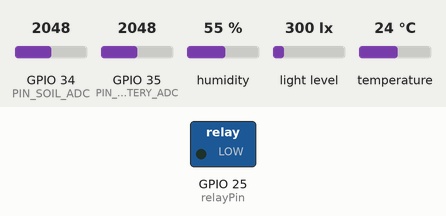
Recording of a program running on a simulated ESP32. Parts: switched loads named in the program (green lamp = pin HIGH). The test bench sets the inputs (shaded band); at power-on: GPIO 34 (PIN_SOIL_ADC) = 2048, GPIO 35 (PIN_BATTERY_ADC) = 2048, humidity 55 %, light level 300 lx, temperature 24 °C (analog values on the 0–4095 scale). WiFi joins after 1.5 s; servers stay silent unless stated; storage starts empty; EEPROM starts erased; what the program prints to the serial monitor is not drawn.

Above: at 0.1 s.
At 90.6 s:
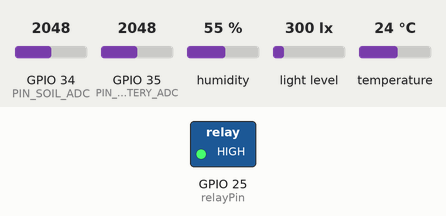
Timing chart, 0 to 92.1 s (numbered marks = the images above):
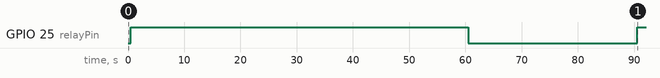

Measured:
- by itself, GPIO 25 (relayPin): LOW → HIGH at 0.52 s, → LOW 60.0 s later, → HIGH 30.0 s later

The program:

main.cpp
```cpp
/**
 * @file main.cpp
 * @brief Smart Greenhouse – system entry point.
 *
 * Performs one-time hardware setup (Serial, I²C, ADC) then spawns all
 * FreeRTOS tasks. The Arduino loop() is intentionally empty; all work is
 * done inside tasks.
 *
 * Task map:
 *   Core 0 ── SensorTask   (priority 2)  reads BME280 + capacitive soil sensor
 *   Core 0 ── BatteryTask  (priority 1)  reads 3S LiPo voltage via ADC divider
 *   Core 0 ── PumpTask     (priority 3)  watering control loop + safety timeout
 *   Core 0 ── HistoryTask  (priority 1)  5-min ring-buffer snapshots (24 h)
 *   Core 1 ── WiFiTask     (priority 5)  WiFi station / AP provisioning
 *   Core 1 ── WebTask      (priority 2)  async HTTP + WebSocket broadcaster
 */

#include <Arduino.h>
#include <Wire.h>
#include "config.h"
#include "logging/PersistentLog.h"
#include "tasks/SensorTask.h"
#include "tasks/BatteryTask.h"
#include "tasks/PumpTask.h"
#include "tasks/HistoryTask.h"
#include "tasks/WiFiTask.h"
#include "tasks/WebTask.h"

void setup() {
    Serial.begin(115200);
    Serial.println("\n\n=== Smart Greenhouse booting ===");

    // ── I²C bus (BME280 / AHT20) ──────────────────────────────────────────────
    Wire.begin(PIN_I2C_SDA, PIN_I2C_SCL);
    Wire.setClock(400000);  // Fast-mode 400 kHz

    // ── ADC – configure both channels here, before any task starts.
    // In Arduino-ESP32 v3.x the attenuation must be set before the FreeRTOS
    // scheduler hands control to a task, otherwise the first reads return 0.
    analogReadResolution(BATTERY_ADC_BITS);                  // 12-bit, 0-4095
    analogSetPinAttenuation(PIN_SOIL_ADC,    ADC_11db);      // 0-3.6 V on GPIO34
    analogSetPinAttenuation(PIN_BATTERY_ADC, ADC_11db);      // 0-3.6 V on GPIO35
    // Dummy reads to flush the ADC channel initialisation
    (void)analogRead(PIN_SOIL_ADC);
    (void)analogRead(PIN_BATTERY_ADC);

    // ── Mount LittleFS for persistent log storage ─────────────────────────────
    PersistentLog::instance().begin();

    // ── Spawn tasks ────────────────────────────────────────────────────────────
    // WiFi must start first; WebTask blocks on EVT_WIFI_READY.
    WiFiTask::start();
    WebTask::start();

    SensorTask::start();
    BatteryTask::start();
    PumpTask::start();
    HistoryTask::start();

    Serial.println("All tasks started.");
}

void loop() {
    // Intentionally empty – FreeRTOS tasks handle all work.
    vTaskDelete(nullptr);
}
```

PumpController.cpp
```cpp
/**
 * @file PumpController.cpp
 * @brief PumpController implementation.
 */

#include "PumpController.h"
#include <Arduino.h>
#include <esp_log.h>

static const char* TAG = "Pump";

PumpController::PumpController(int relayPin, bool activeLow)
    : m_pin(relayPin), m_activeLow(activeLow) {}

void PumpController::init() {
    pinMode(m_pin, OUTPUT);
    writeRelay(false);  // Ensure pump is off at startup
    ESP_LOGI(TAG, "Relay on GPIO %d  active-%s", m_pin, m_activeLow ? "LOW" : "HIGH");
}

bool PumpController::turnOn(uint32_t maxRunTimeS) {
    if (m_running) {
        return true;  // Already running
    }
    // Enforce minimum rest period between cycles
    uint32_t now = millis();
    uint32_t minOffMs = PUMP_MIN_OFF_INTERVAL_S * 1000;
    if (m_lastOffAtMs > 0 && (now - m_lastOffAtMs) < minOffMs) {
        ESP_LOGD(TAG, "Blocked – minimum off-interval not yet elapsed (%lu ms remaining)",
                 minOffMs - (now - m_lastOffAtMs));
        return false;
    }

    m_maxRunTimeMs = maxRunTimeS * 1000;
    m_startedAtMs  = now;
    m_running      = true;
    writeRelay(true);
    ESP_LOGI(TAG, "Pump ON  (timeout %lu s)", maxRunTimeS);
    return true;
}

void PumpController::turnOff() {
    if (!m_running) {
        return;
    }
    writeRelay(false);
    m_lastOffAtMs = millis();
    m_running     = false;
    ESP_LOGI(TAG, "Pump OFF  (ran for %lu ms)", m_lastOffAtMs - m_startedAtMs);
}

void PumpController::tick() {
    if (!m_running) {
        return;
    }
    if (m_maxRunTimeMs > 0 && runningForMs() >= m_maxRunTimeMs) {
        ESP_LOGW(TAG, "Safety timeout reached – forcing pump OFF");
        turnOff();
    }
}

uint32_t PumpController::runningForMs() const {
    return m_running ? (millis() - m_startedAtMs) : 0;
}

void PumpController::writeRelay(bool on) {
    // Active-LOW: coil fires on LOW; active-HIGH: coil fires on HIGH
    digitalWrite(m_pin, (on ^ m_activeLow) ? HIGH : LOW);
}
```

PumpController.h
```cpp
/**
 * @file PumpController.h
 * @brief Controls the 12 V pump relay and enforces all safety constraints.
 *
 * The PumpController owns the relay GPIO. It exposes turn-on/off methods that
 * are aware of:
 *  - Relay polarity (active-LOW or active-HIGH, configured in config.h)
 *  - Maximum single-run duration (configurable safety timeout)
 *  - Minimum off-time between cycles (prevents rapid cycling)
 *
 * PumpTask is the only caller; no other code should drive the relay directly.
 */

#pragma once

#include <cstdint>
#include "config.h"

/**
 * @brief Low-level relay driver with built-in safety interlocks.
 *
 * Call init() once from setup, then use turnOn() / turnOff() / tick() from
 * the PumpTask loop. tick() must be called regularly so the controller can
 * enforce the configurable safety timeout without blocking.
 */
class PumpController {
public:
    /**
     * @brief Construct the controller.
     * @param relayPin    GPIO pin driving the relay coil.
     * @param activeLow   true if a LOW signal energises the relay (common for
     *                    blue/red relay modules); false for active-HIGH modules.
     */
    explicit PumpController(int relayPin = PIN_RELAY, bool activeLow = RELAY_ACTIVE_LOW);

    /**
     * @brief Configure the relay GPIO as an output and ensure the pump is off.
     */
    void init();

    /**
     * @brief Attempt to energise the relay (turn the pump on).
     *
     * The request is silently ignored when:
     *  - The minimum off-interval has not elapsed since the last stop.
     *
     * @param maxRunTimeS  Hard-stop timer value in seconds (0 = disabled, use
     *                     with caution). The PumpTask passes the value from
     *                     PumpConfig::maxRunTimeS.
     * @return true if the pump was started; false if blocked by an interlock.
     */
    bool turnOn(uint32_t maxRunTimeS);

    /**
     * @brief De-energise the relay (turn the pump off).
     *        Safe to call even when the pump is already off.
     */
    void turnOff();

    /**
     * @brief Enforce the safety timeout.
     *
     * Must be called on every PumpTask iteration (every PUMP_TASK_PERIOD_MS).
     * Automatically calls turnOff() if the pump has been running longer than
     * the configured maximum duration.
     */
    void tick();

    /**
     * @brief Return true if the relay is currently energised.
     */
    bool isRunning() const { return m_running; }

    /**
     * @brief Elapsed run time in milliseconds (0 when pump is off).
     */
    uint32_t runningForMs() const;

private:
    /**
     * @brief Write the relay output pin, accounting for active-LOW polarity.
     * @param on true to energise the coil; false to de-energise it.
     */
    void writeRelay(bool on);

    int      m_pin;
    bool     m_activeLow;
    bool     m_running       = false;
    uint32_t m_startedAtMs   = 0;
    uint32_t m_lastOffAtMs   = 0;
    uint32_t m_maxRunTimeMs  = PUMP_DEFAULT_TIMEOUT_S * 1000;
};
```

SharedData.cpp
```cpp
/**
 * @file SharedData.cpp
 * @brief Implementation of the thread-safe SharedData singleton.
 */

#include "SharedData.h"
#include <esp_log.h>
#include <cstring>

static const char* TAG = "SharedData";

// ─────────────────────────────────────────────────────────────────────────────
// Singleton
// ─────────────────────────────────────────────────────────────────────────────

SharedData& SharedData::instance() {
    static SharedData inst;
    return inst;
}

SharedData::SharedData() {
    m_envMutex       = xSemaphoreCreateMutex();
    m_lightMutex     = xSemaphoreCreateMutex();
    m_soilCalMutex   = xSemaphoreCreateMutex();
    m_soilMutex      = xSemaphoreCreateMutex();
    m_battMutex      = xSemaphoreCreateMutex();
    m_pumpCfgMutex   = xSemaphoreCreateMutex();
    m_pumpStateMutex = xSemaphoreCreateMutex();
    m_histMutex      = xSemaphoreCreateMutex();
    events           = xEventGroupCreate();
    m_cmdQueue       = xQueueCreate(8, sizeof(PumpCommandMsg));

    if (!m_envMutex || !m_lightMutex || !m_soilCalMutex || !m_soilMutex || !m_battMutex ||
        !m_pumpCfgMutex || !m_pumpStateMutex || !m_histMutex ||
        !events || !m_cmdQueue) {
        ESP_LOGE(TAG, "Failed to allocate FreeRTOS primitives – heap too small?");
    }
}

// ─────────────────────────────────────────────────────────────────────────────
// Helper: acquire mutex, copy structure, release mutex
// ─────────────────────────────────────────────────────────────────────────────

/**
 * @brief Generic mutex-guarded getter.
 * @tparam T       Type of the stored structure.
 * @param mtx      Mutex that guards @p stored.
 * @param stored   The protected data member.
 * @return A private copy of @p stored.
 */
template <typename T>
static T lockedGet(SemaphoreHandle_t mtx, const T& stored) {
    T copy{};
    if (xSemaphoreTake(mtx, pdMS_TO_TICKS(100)) == pdTRUE) {
        copy = stored;
        xSemaphoreGive(mtx);
    }
    return copy;
}

/**
 * @brief Generic mutex-guarded setter.
 * @tparam T       Type of the stored structure.
 * @param mtx      Mutex that guards @p stored.
 * @param stored   The protected data member.
 * @param value    New value to write.
 */
template <typename T>
static void lockedSet(SemaphoreHandle_t mtx, T& stored, const T& value) {
    if (xSemaphoreTake(mtx, pdMS_TO_TICKS(100)) == pdTRUE) {
        stored = value;
        xSemaphoreGive(mtx);
    }
}

// ─────────────────────────────────────────────────────────────────────────────
// Environment
// ─────────────────────────────────────────────────────────────────────────────

EnvironmentReading SharedData::getEnvironment() const {
    return lockedGet(m_envMutex, m_env);
}

void SharedData::setEnvironment(const EnvironmentReading& r) {
    lockedSet(m_envMutex, m_env, r);
}

// ─────────────────────────────────────────────────────────────────────────────
// Light
// ─────────────────────────────────────────────────────────────────────────────

LightReading SharedData::getLight() const {
    return lockedGet(m_lightMutex, m_light);
}

void SharedData::setLight(const LightReading& r) {
    lockedSet(m_lightMutex, m_light, r);
}

// ─────────────────────────────────────────────────────────────────────────────
// Soil calibration
// ─────────────────────────────────────────────────────────────────────────────

SoilCalibration SharedData::getSoilCalibration() const {
    return lockedGet(m_soilCalMutex, m_soilCal);
}

void SharedData::setSoilCalibration(const SoilCalibration& cal) {
    lockedSet(m_soilCalMutex, m_soilCal, cal);
}

// ─────────────────────────────────────────────────────────────────────────────
// Soil moisture
// ─────────────────────────────────────────────────────────────────────────────

SoilReading SharedData::getSoil() const {
    return lockedGet(m_soilMutex, m_soil);
}

void SharedData::setSoil(const SoilReading& r) {
    lockedSet(m_soilMutex, m_soil, r);
}

// ─────────────────────────────────────────────────────────────────────────────
// Battery
// ─────────────────────────────────────────────────────────────────────────────

BatteryReading SharedData::getBattery() const {
    return lockedGet(m_battMutex, m_batt);
}

void SharedData::setBattery(const BatteryReading& r) {
    lockedSet(m_battMutex, m_batt, r);
}

// ─────────────────────────────────────────────────────────────────────────────
// Pump configuration
// ─────────────────────────────────────────────────────────────────────────────

PumpConfig SharedData::getPumpConfig() const {
    return lockedGet(m_pumpCfgMutex, m_pumpCfg);
}

void SharedData::setPumpConfig(const PumpConfig& cfg) {
    lockedSet(m_pumpCfgMutex, m_pumpCfg, cfg);
}

// ─────────────────────────────────────────────────────────────────────────────
// Pump state
// ─────────────────────────────────────────────────────────────────────────────

PumpState SharedData::getPumpState() const {
    return lockedGet(m_pumpStateMutex, m_pumpState);
}

void SharedData::setPumpState(const PumpState& s) {
    lockedSet(m_pumpStateMutex, m_pumpState, s);
}

// ─────────────────────────────────────────────────────────────────────────────
// History ring buffer
// ─────────────────────────────────────────────────────────────────────────────

void SharedData::appendHistory(const HistorySample& s) {
    if (xSemaphoreTake(m_histMutex, pdMS_TO_TICKS(100)) == pdTRUE) {
        m_history[m_histHead] = s;
        m_histHead = (m_histHead + 1) % HISTORY_SIZE;
        if (m_histCount < HISTORY_SIZE) {
            m_histCount++;
        }
        xSemaphoreGive(m_histMutex);
    }
}

void SharedData::getHistory(HistorySample out[], int& count) const {
    if (xSemaphoreTake(m_histMutex, pdMS_TO_TICKS(200)) == pdTRUE) {
        count = m_histCount;
        if (m_histCount == 0) {
            xSemaphoreGive(m_histMutex);
            return;
        }
        // Oldest entry is at (head - count + HISTORY_SIZE) % HISTORY_SIZE
        int start = (m_histHead - m_histCount + HISTORY_SIZE) % HISTORY_SIZE;
        for (int i = 0; i < m_histCount; i++) {
            out[i] = m_history[(start + i) % HISTORY_SIZE];
        }
        xSemaphoreGive(m_histMutex);
    } else {
        count = 0;
    }
}

// ─────────────────────────────────────────────────────────────────────────────
// Command queue
// ─────────────────────────────────────────────────────────────────────────────

bool SharedData::postPumpCommand(const PumpCommandMsg& msg) {
    return xQueueSend(m_cmdQueue, &msg, pdMS_TO_TICKS(50)) == pdTRUE;
}

bool SharedData::receivePumpCommand(PumpCommandMsg& msg, uint32_t waitMs) {
    return xQueueReceive(m_cmdQueue, &msg, pdMS_TO_TICKS(waitMs)) == pdTRUE;
}
```

PersistentLog.h
```cpp
#pragma once

#include <Arduino.h>
#include <LittleFS.h>
#include <freertos/FreeRTOS.h>
#include <freertos/semphr.h>
#include <ctime>

struct LogStorageInfo {
    size_t usedBytes  = 0;
    size_t totalBytes = 0;
    bool   nearFull   = false;
};

class SharedData; // forward-declare to avoid circular include

class PersistentLog {
public:
    static PersistentLog& instance();

    // Call once from setup() before tasks start
    bool begin();

    // Called by HistoryTask every HISTORY_INTERVAL_S when time is synced
    void appendSample(time_t epoch, float temp, float hum, float lux, float soil);

    // Pre-populate SharedData ring buffer from the last `windowHours` of CSV logs
    void reloadIntoSharedData(SharedData& sd, int windowHours = 8);

    // Storage info (thread-safe via LittleFS internal locking)
    LogStorageInfo getStorageInfo() const;

    // Returns true if a .csv log for dateStr "YYYY-MM-DD" exists
    bool hasDate(const char* dateStr) const;

    // Full LittleFS path for a date string: "/logs/YYYY-MM-DD.csv"
    static String logPath(const char* dateStr);

    // Build JSON for /api/logs endpoint into caller-provided buffer
    // Returns false if buffer too small
    bool buildLogListJson(char* buf, size_t bufLen) const;

private:
    PersistentLog() : m_mutex(nullptr), m_mounted(false) {}

    bool   m_mounted;
    mutable SemaphoreHandle_t m_mutex;

    void        evictOldestIfNeeded();           // call with m_mutex held
    static String  dateFromEpoch(time_t epoch); // "YYYY-MM-DD"
    static time_t  parseIsoUtc(const char* ts); // "YYYY-MM-DDTHH:MM:SS" → epoch
    static bool    isValidDateStr(const char* s);
};
```

BatterySensor.cpp
```cpp
/**
 * @file BatterySensor.cpp
 * @brief Battery voltage sensor implementation.
 */

#include "BatterySensor.h"
#include <Arduino.h>
#include <esp_log.h>
#include <algorithm>

static const char* TAG = "Battery";

// Piecewise-linear 3S LiPo discharge curve
// { voltage (V), SoC (%) } pairs, from full to empty
static constexpr struct { float v; uint8_t pct; } kCurve[] = {
    { 12.60f, 100 },
    { 12.00f,  90 },
    { 11.70f,  75 },
    { 11.40f,  60 },
    { 11.10f,  40 },
    { 10.80f,  20 },
    { 10.50f,  10 },
    {  9.00f,   0 },
};
static constexpr int kCurveLen = sizeof(kCurve) / sizeof(kCurve[0]);

BatterySensor::BatterySensor(int pin, float dividerRatio)
    : m_pin(pin), m_dividerRatio(dividerRatio) {}

bool BatterySensor::init() {
    // ADC attenuation and resolution are configured in setup() before tasks start.
    ESP_LOGI(TAG, "Battery ADC on GPIO %d (divider ratio = %.4f)", m_pin, m_dividerRatio);
    return true;
}

bool BatterySensor::read(BatteryData& data) {
    // Average 8 samples to reduce ADC noise
    long sum = 0;
    for (int i = 0; i < 8; i++) {
        sum += analogRead(m_pin);
        vTaskDelay(pdMS_TO_TICKS(5));
    }
    float adcRaw = static_cast<float>(sum) / 8.0f;

    // Reconstruct real battery voltage from divider mid-point
    float vAdc     = adcRaw / static_cast<float>((1 << BATTERY_ADC_BITS) - 1) * BATTERY_ADC_REF_V;
    data.voltageV  = vAdc / m_dividerRatio;
    data.percent   = voltageToPercent(data.voltageV);
    data.isLow     = data.voltageV <= BATTERY_VOLTAGE_WARN;

    ESP_LOGD(TAG, "raw=%.0f  Vadc=%.3fV  Vbat=%.2fV  SoC=%d%%",
             adcRaw, vAdc, data.voltageV, data.percent);
    return true;
}

uint8_t BatterySensor::voltageToPercent(float voltage) {
    if (voltage >= kCurve[0].v) return 100;
    if (voltage <= kCurve[kCurveLen - 1].v) return 0;

    for (int i = 0; i < kCurveLen - 1; i++) {
        if (voltage <= kCurve[i].v && voltage > kCurve[i + 1].v) {
            float t = (kCurve[i].v - voltage) / (kCurve[i].v - kCurve[i + 1].v);
            return static_cast<uint8_t>(kCurve[i].pct - t * (kCurve[i].pct - kCurve[i + 1].pct));
        }
    }
    return 0;
}
```

Source omitted: SharedData.h (10994 bytes), PersistentLog.cpp (8114 bytes), BatterySensor.h (2266 bytes), DHT22Sensor.cpp (798 bytes), DHT22Sensor.h (1613 bytes), IEnvironmentSensor.h (2048 bytes), LightSensor.cpp (993 bytes), LightSensor.h (1611 bytes), SoilMoistureSensor.cpp (3942 bytes), SoilMoistureSensor.h (3606 bytes), BatteryTask.cpp (1291 bytes), BatteryTask.h (640 bytes) and 15 more
